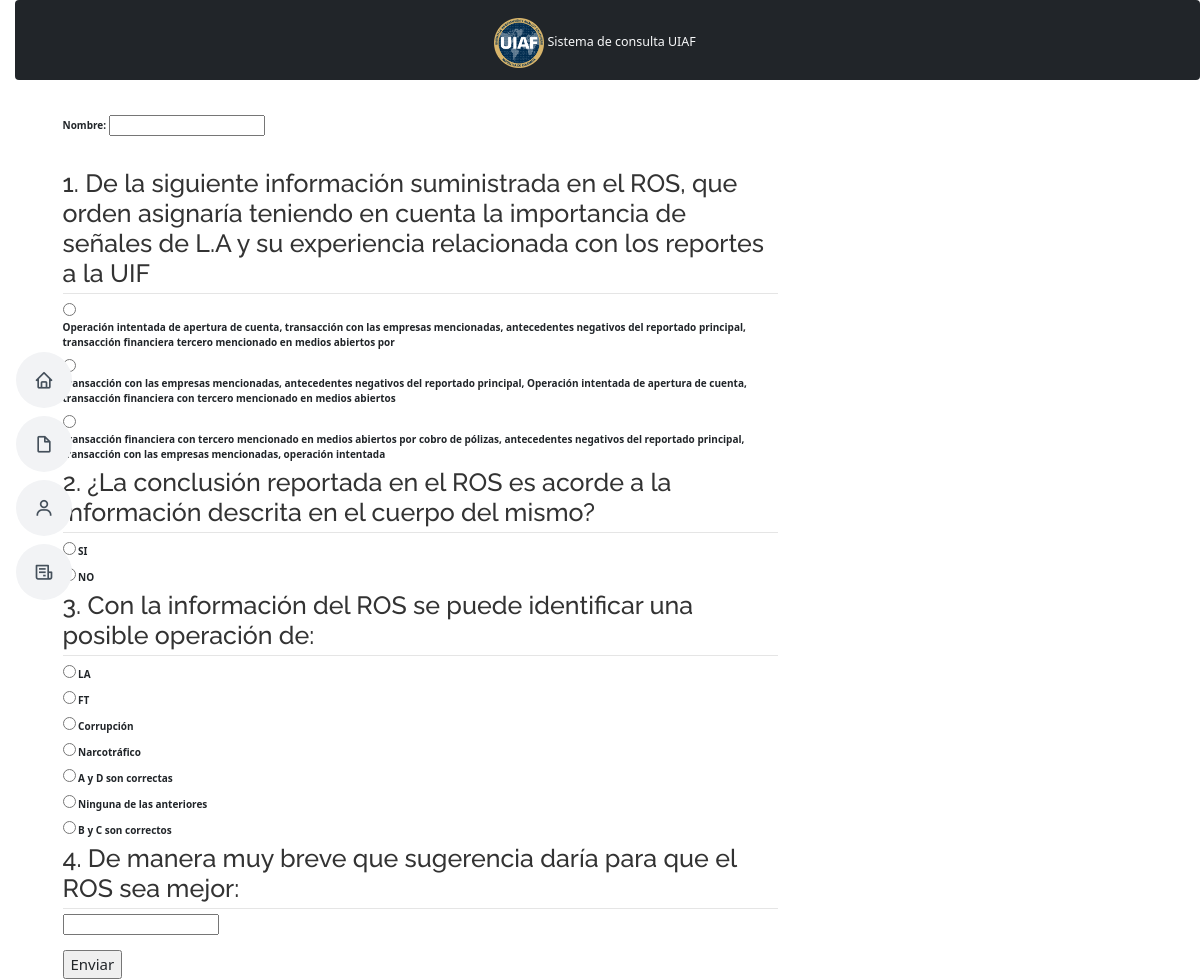
/juegoderoles/2/polls/2/, run on the app's committed database.
### polls/models.py (models this page shows)
class Cuest(models.Model):
    UNA = 'UNA'
    MULTIPLE = 'MULTIPLE'
    ABIERTA = 'ABIERTA'
    tiposPregunta = [
        (UNA,'UNA'),
        (MULTIPLE,'MULTIPLE'),
        (ABIERTA,'ABIERTA'),
    ]
    question = models.CharField(max_length=250, unique=True)
    quizros = models.ForeignKey(Quizros, on_delete=models.CASCADE)
    tipoPregunta = models.CharField(max_length=20,choices=tiposPregunta,default=UNA)
    correcta_n = models.IntegerField(default=1)
    def __str__(self):
        return f"{self.question}-{self.quizros}"
    class Meta:
        unique_together = [
            ("question","quizros")
        ]

class answ(models.Model):
    text = models.CharField(max_length=200)
    correct = models.BooleanField(default=False)
    question= models.ForeignKey(Cuest, on_delete=models.CASCADE)
    quizros = models.ForeignKey(Quizros, on_delete=models.CASCADE)
    def __str__(self):
        return f"{self.text}"
    class Meta:
        unique_together = [
            ("question","text")
        ]

### polls/views.py (the view)
# urls.py: path('<int:page_id>/polls/<int:polls_id>/', views.index, name='polls'),
def index(request,polls_id,page_id):
    bogota_timezone = pytz.timezone('America/Bogota')
    current_time = datetime.now(bogota_timezone).strftime('%Y-%m-%d-%H:%M')
    print(current_time)
    polls_id = str(polls_id)
    idpage = page_id
    grafo = "GRAFO"+str(idpage)+".pdf"
    consolidada = "CONSOLIDADA.pdf"
    if request.method == 'POST':
        data = request.POST
        data_ = dict(data.lists())
        data_.pop('csrfmiddlewaretoken')
        print(data_)
        for x in data_:
            if '-MULTIPLE' in x or '-UNA' in x :
                p_total = int(x[-1])
                p_correctas = int(x[-3])
                count_t = data_[x].count("True")
                count_f = data_[x].count("False")
                n = (p_total / p_correctas)
                data_[x] = (n*(count_t) + n*(-(count_f))) / p_total
                if data_[x] < 0:
                    data_[x] = 0
        path = Path('static/media/ROS_'+polls_id+'.csv')
        if path.is_file():
            df = pd.read_csv('static/media/ROS_'+polls_id+'.csv')
            df2 = pd.DataFrame(data_)
            df2["fecha"] = current_time
            for k,v in data_.items():
                df2[str(k)] = v
                df2[str(k)] = df2[str(k)].replace({'True':1,'False':0})
                df_f = pd.concat([df,df2],ignore_index=True)
                df_f.to_csv('taller/static/media/ROS_'+polls_id+'.csv', index=False)
        else:
            df = pd.DataFrame.from_dict(data_)
            df["fecha"] = current_time
            df.to_csv('static/media/ROS_'+polls_id+'.csv',index=False)
        messages.success(request,messages.INFO, 'Hola mundo')
        return redirect(request.path)
    else:
        questions = Cuest.objects.filter(quizros_id = polls_id)
        grafo = "GRAFO"+str(idpage)+".pdf"
        consolidada = "CONSOLIDADA.pdf"
        context = {'questions':questions,'idpage':idpage,'grafo':grafo,'consolidada':consolidada}
        return render(request,'polls/basic.html',context)

### polls/models.py (called while the page is built)
    def __str__(self):
        return f"{self.nombre}"

### polls/templates/polls/basic.html (shortened to what this page needs)
{% extends 'consultas/base.html' %}
{% block content %}
{% load static %}
<!DOCTYPE html>
<html lang="es">
<head>
    <link href="https://cdn.jsdelivr.net/npm/bootstrap@5.0.2/dist/css/bootstrap.min.css" rel="stylesheet">
    <link rel="stylesheet" href="https://cdnjs.cloudflare.com/ajax/libs/font-awesome/4.7.0/css/font-awesome.min.css">
</head>
<body>
<fieldset>
<form  id="quiz-form" method="post" >
    <br><label for="nombre">Nombre:</label>
    <input type="text" name="nombre" id="nombre" required><br><br><br>
    {% for question in questions %}
        {% if question.tipoPregunta == "UNA" %}
        <legend><h1>{{ question.question}}</h1></legend>
            {% for answer in question.answ_set.all %}
            <input type="radio" multiple = "multiple" name = "{{answer.question}}-UNA-{{question.correcta_n}}-{{question.correcta_n}}" value="{{answer.correct}}" required>
            <label for="answer{{forloop.counter }}">{{answer}}</label><br>
            {% endfor %}
        {% elif question.tipoPregunta == "ABIERTA" %}
            <legend><h1>{{ question.question}}</h1></legend>
            <input type="textarea" name="{{question.question}}-ABIERTA" required><br>
        {% endif %}
    {% endfor %}
    <br><input id="submit" type="submit" value="Enviar" style="font-size: 15px;" ><br>
</form>
</fieldset>
{% endblock %}

### static/assets/css/style.css (style rules this page uses)
body { font-family: "Open Sans", sans-serif; color: #272829; }
h1, h2, h3, h4, h5, h6 { font-family: "Raleway", sans-serif; }

### data on the page
Cuest: question "1. De la siguiente información suministrada en el ROS, que orden asignaría teniendo en cuenta la importancia de señales de L.A y su experiencia relacionada con los reportes a la UIF"
answ: text "Operación intentada de apertura de cuenta, transacción con las empresas mencionadas, antecedentes negativos del reportado principal, transacción financiera tercero mencionado en medios abiertos por"
answ: text "Transacción con las empresas mencionadas, antecedentes negativos del reportado principal, Operación intentada de apertura de cuenta, transacción financiera con tercero mencionado en medios abiertos"
answ: text "Transacción financiera con tercero mencionado en medios abiertos por cobro de pólizas, antecedentes negativos del reportado principal, transacción con las empresas mencionadas, operación intentada"
Cuest: question "2. ¿La conclusión reportada en el ROS es acorde a la información descrita en el cuerpo del mismo?"
answ: text "SI"
answ: text "NO"
Cuest: question "3. Con la información del ROS se puede identificar una posible operación de:"
answ: text "LA"
answ: text "FT"
answ: text "Corrupción"
answ: text "Narcotráfico"
answ: text "A y D son correctas"
answ: text "Ninguna de las anteriores"
answ: text "B y C son correctos"
Cuest: question "4. De manera muy breve que sugerencia daría para que el ROS sea mejor:"
